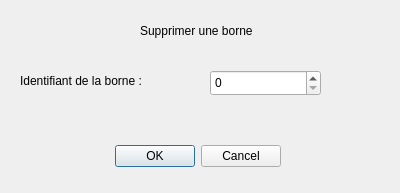
<?xml version="1.0" encoding="UTF-8"?>
<ui version="4.0">
 <class>SupprimerBorneUI</class>
 <widget class="QDialog" name="SupprimerBorneUI">
  <property name="geometry">
   <rect>
    <x>0</x>
    <y>0</y>
    <width>400</width>
    <height>193</height>
   </rect>
  </property>
  <property name="windowTitle">
   <string>SupprimerBorneUI</string>
  </property>
  <widget class="QDialogButtonBox" name="buttonBox">
   <property name="geometry">
    <rect>
     <x>110</x>
     <y>140</y>
     <width>171</width>
     <height>32</height>
    </rect>
   </property>
   <property name="orientation">
    <enum>Qt::Horizontal</enum>
   </property>
   <property name="standardButtons">
    <set>QDialogButtonBox::Cancel|QDialogButtonBox::Ok</set>
   </property>
  </widget>
  <widget class="QLabel" name="label">
   <property name="geometry">
    <rect>
     <x>20</x>
     <y>70</y>
     <width>151</width>
     <height>21</height>
    </rect>
   </property>
   <property name="text">
    <string>Identifiant de la borne :</string>
   </property>
  </widget>
  <widget class="QSpinBox" name="supprimerBorne">
   <property name="geometry">
    <rect>
     <x>210</x>
     <y>70</y>
     <width>111</width>
     <height>26</height>
    </rect>
   </property>
   <property name="maximum">
    <number>100000</number>
   </property>
  </widget>
  <widget class="QLabel" name="label_2">
   <property name="geometry">
    <rect>
     <x>140</x>
     <y>20</y>
     <width>151</width>
     <height>21</height>
    </rect>
   </property>
   <property name="text">
    <string>Supprimer une borne</string>
   </property>
  </widget>
 </widget>
 <resources/>
 <connections>
  <connection>
   <sender>buttonBox</sender>
   <signal>accepted()</signal>
   <receiver>SupprimerBorneUI</receiver>
   <slot>validerSupprimerBorne()</slot>
   <hints>
    <hint type="sourcelabel">
     <x>248</x>
     <y>254</y>
    </hint>
    <hint type="destinationlabel">
     <x>157</x>
     <y>274</y>
    </hint>
   </hints>
  </connection>
  <connection>
   <sender>buttonBox</sender>
   <signal>rejected()</signal>
   <receiver>SupprimerBorneUI</receiver>
   <slot>reject()</slot>
   <hints>
    <hint type="sourcelabel">
     <x>316</x>
     <y>260</y>
    </hint>
    <hint type="destinationlabel">
     <x>286</x>
     <y>274</y>
    </hint>
   </hints>
  </connection>
 </connections>
 <slots>
  <slot>validerSupprimerBorne()</slot>
 </slots>
</ui>
